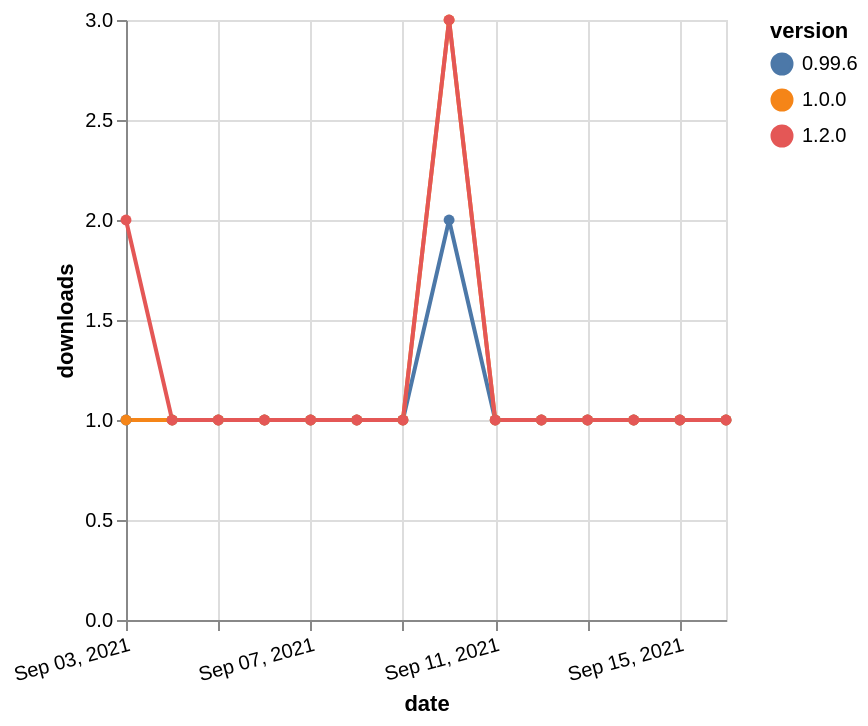

Express this chart as Vega-Lite.
### Vega-Lite specification from a JSON file in a GitHub repository (floating-point values rounded to 4 significant figures)
{"$schema": "https://vega.github.io/schema/vega-lite/v5.json", "description": "A simple bar chart with embedded data.", "data": {"values": [{"date": "2021-09-03", "total": 136, "delta": 1, "version": "0.99.6"}, {"date": "2021-09-04", "total": 137, "delta": 1, "version": "0.99.6"}, {"date": "2021-09-05", "total": 138, "delta": 1, "version": "0.99.6"}, {"date": "2021-09-06", "total": 139, "delta": 1, "version": "0.99.6"}, {"date": "2021-09-07", "total": 140, "delta": 1, "version": "0.99.6"}, {"date": "2021-09-08", "total": 141, "delta": 1, "version": "0.99.6"}, {"date": "2021-09-09", "total": 142, "delta": 1, "version": "0.99.6"}, {"date": "2021-09-10", "total": 144, "delta": 2, "version": "0.99.6"}, {"date": "2021-09-11", "total": 145, "delta": 1, "version": "0.99.6"}, {"date": "2021-09-12", "total": 146, "delta": 1, "version": "0.99.6"}, {"date": "2021-09-13", "total": 147, "delta": 1, "version": "0.99.6"}, {"date": "2021-09-14", "total": 148, "delta": 1, "version": "0.99.6"}, {"date": "2021-09-15", "total": 149, "delta": 1, "version": "0.99.6"}, {"date": "2021-09-16", "total": 150, "delta": 1, "version": "0.99.6"}, {"date": "2021-09-03", "total": 159, "delta": 1, "version": "1.0.0"}, {"date": "2021-09-04", "total": 160, "delta": 1, "version": "1.0.0"}, {"date": "2021-09-05", "total": 161, "delta": 1, "version": "1.0.0"}, {"date": "2021-09-06", "total": 162, "delta": 1, "version": "1.0.0"}, {"date": "2021-09-07", "total": 163, "delta": 1, "version": "1.0.0"}, {"date": "2021-09-08", "total": 164, "delta": 1, "version": "1.0.0"}, {"date": "2021-09-09", "total": 165, "delta": 1, "version": "1.0.0"}, {"date": "2021-09-10", "total": 168, "delta": 3, "version": "1.0.0"}, {"date": "2021-09-11", "total": 169, "delta": 1, "version": "1.0.0"}, {"date": "2021-09-12", "total": 170, "delta": 1, "version": "1.0.0"}, {"date": "2021-09-13", "total": 171, "delta": 1, "version": "1.0.0"}, {"date": "2021-09-14", "total": 172, "delta": 1, "version": "1.0.0"}, {"date": "2021-09-15", "total": 173, "delta": 1, "version": "1.0.0"}, {"date": "2021-09-16", "total": 174, "delta": 1, "version": "1.0.0"}, {"date": "2021-09-03", "total": 120, "delta": 2, "version": "1.2.0"}, {"date": "2021-09-04", "total": 121, "delta": 1, "version": "1.2.0"}, {"date": "2021-09-05", "total": 122, "delta": 1, "version": "1.2.0"}, {"date": "2021-09-06", "total": 123, "delta": 1, "version": "1.2.0"}, {"date": "2021-09-07", "total": 124, "delta": 1, "version": "1.2.0"}, {"date": "2021-09-08", "total": 125, "delta": 1, "version": "1.2.0"}, {"date": "2021-09-09", "total": 126, "delta": 1, "version": "1.2.0"}, {"date": "2021-09-10", "total": 129, "delta": 3, "version": "1.2.0"}, {"date": "2021-09-11", "total": 130, "delta": 1, "version": "1.2.0"}, {"date": "2021-09-12", "total": 131, "delta": 1, "version": "1.2.0"}, {"date": "2021-09-13", "total": 132, "delta": 1, "version": "1.2.0"}, {"date": "2021-09-14", "total": 133, "delta": 1, "version": "1.2.0"}, {"date": "2021-09-15", "total": 134, "delta": 1, "version": "1.2.0"}, {"date": "2021-09-16", "total": 135, "delta": 1, "version": "1.2.0"}]}, "width": "container", "mark": {"type": "line", "point": {"filled": true}}, "encoding": {"x": {"field": "date", "type": "temporal", "timeUnit": "yearmonthdate", "title": "date", "axis": {"labelAngle": -15}}, "y": {"field": "delta", "type": "quantitative", "title": "downloads"}, "color": {"field": "version", "type": "nominal"}, "tooltip": {"field": "delta"}}}
